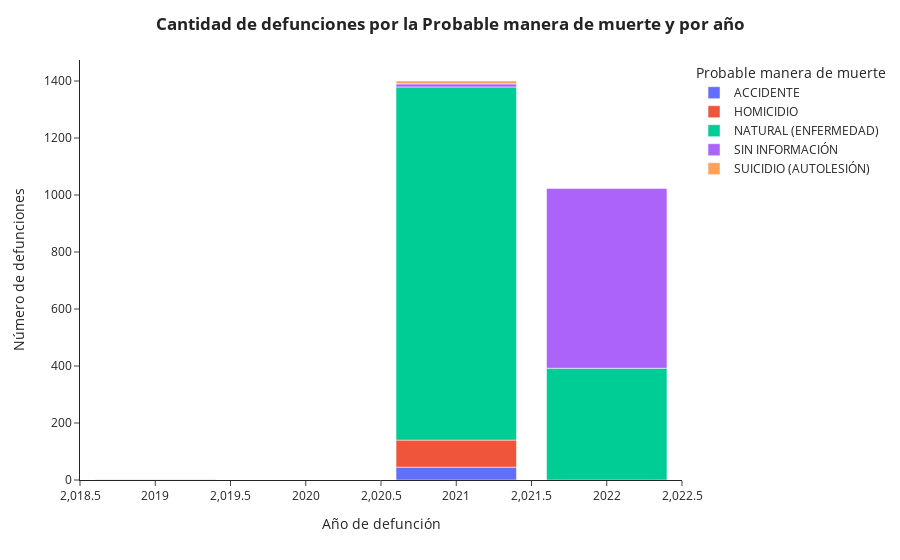

The code cell stored with this chart in its notebook:
### Markdown cell above
Tanto en 2021 como en 2022, la mayoría de fallecidos fueron del sexo masculino.

### Code cell
# Crear dataset para Cantidad de defunciones por la Probable manera de muerte y por año
BASE_C = BDD.groupby(['Probable manera de muerte', 'año'])[['Fecha de Defunción']].count().reset_index()

# Crear gráfica
fig_C = px.bar(BASE_C, x='año', y='Fecha de Defunción', color='Probable manera de muerte', barmode='relative')

# Agregar detalles a la gráfica
fig_C.update_layout(
    title='<b>Cantidad de defunciones por la Probable manera de muerte y por año<b>',
    xaxis_title='Año de defunción',
    yaxis_title='Número de defunciones',
    template='simple_white',
    title_x=0.5
)

fig_C.show()

### Figure 1 — Plotly figure (JSON) as saved in the notebook; plotly's stock layout.template omitted (floating-point values rounded to 4 significant figures)
{"data": [{"alignmentgroup": "True", "hovertemplate": "Probable manera de muerte=ACCIDENTE<br>año=%{x}<br>Fecha de Defunción=%{y}<extra></extra>", "legendgroup": "ACCIDENTE", "marker": {"color": "#636efa", "pattern": {"shape": ""}}, "name": "ACCIDENTE", "offsetgroup": "ACCIDENTE", "orientation": "v", "showlegend": true, "textposition": "auto", "type": "bar", "x": [2021], "xaxis": "x", "y": [45], "yaxis": "y"}, {"alignmentgroup": "True", "hovertemplate": "Probable manera de muerte=HOMICIDIO<br>año=%{x}<br>Fecha de Defunción=%{y}<extra></extra>", "legendgroup": "HOMICIDIO", "marker": {"color": "#EF553B", "pattern": {"shape": ""}}, "name": "HOMICIDIO", "offsetgroup": "HOMICIDIO", "orientation": "v", "showlegend": true, "textposition": "auto", "type": "bar", "x": [2019, 2021], "xaxis": "x", "y": [1, 95], "yaxis": "y"}, {"alignmentgroup": "True", "hovertemplate": "Probable manera de muerte=NATURAL (ENFERMEDAD)<br>año=%{x}<br>Fecha de Defunción=%{y}<extra></extra>", "legendgroup": "NATURAL (ENFERMEDAD)", "marker": {"color": "#00cc96", "pattern": {"shape": ""}}, "name": "NATURAL (ENFERMEDAD)", "offsetgroup": "NATURAL (ENFERMEDAD)", "orientation": "v", "showlegend": true, "textposition": "auto", "type": "bar", "x": [2021, 2022], "xaxis": "x", "y": [1239, 392], "yaxis": "y"}, {"alignmentgroup": "True", "hovertemplate": "Probable manera de muerte=SIN INFORMACIÓN<br>año=%{x}<br>Fecha de Defunción=%{y}<extra></extra>", "legendgroup": "SIN INFORMACIÓN", "marker": {"color": "#ab63fa", "pattern": {"shape": ""}}, "name": "SIN INFORMACIÓN", "offsetgroup": "SIN INFORMACIÓN", "orientation": "v", "showlegend": true, "textposition": "auto", "type": "bar", "x": [2021, 2022], "xaxis": "x", "y": [11, 631], "yaxis": "y"}, {"alignmentgroup": "True", "hovertemplate": "Probable manera de muerte=SUICIDIO (AUTOLESIÓN)<br>año=%{x}<br>Fecha de Defunción=%{y}<extra></extra>", "legendgroup": "SUICIDIO (AUTOLESIÓN)", "marker": {"color": "#FFA15A", "pattern": {"shape": ""}}, "name": "SUICIDIO (AUTOLESIÓN)", "offsetgroup": "SUICIDIO (AUTOLESIÓN)", "orientation": "v", "showlegend": true, "textposition": "auto", "type": "bar", "x": [2021], "xaxis": "x", "y": [10], "yaxis": "y"}], "layout": {"barmode": "relative", "legend": {"title": {"text": "Probable manera de muerte"}, "tracegroupgap": 0}, "margin": {"t": 60}, "title": {"text": "<b>Cantidad de defunciones por la Probable manera de muerte y por año<b>", "x": 0.5}, "xaxis": {"anchor": "y", "domain": [0, 1], "title": {"text": "Año de defunción"}}, "yaxis": {"anchor": "x", "domain": [0, 1], "title": {"text": "Número de defunciones"}}}}
